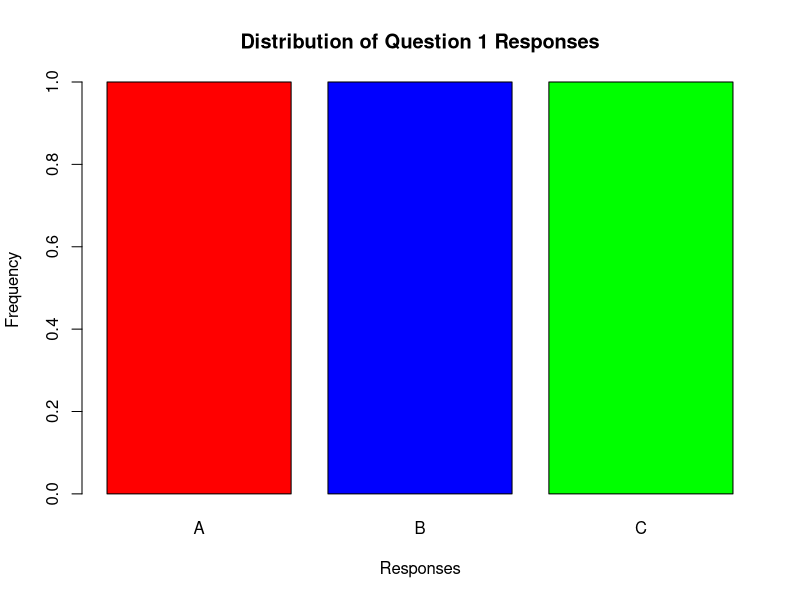
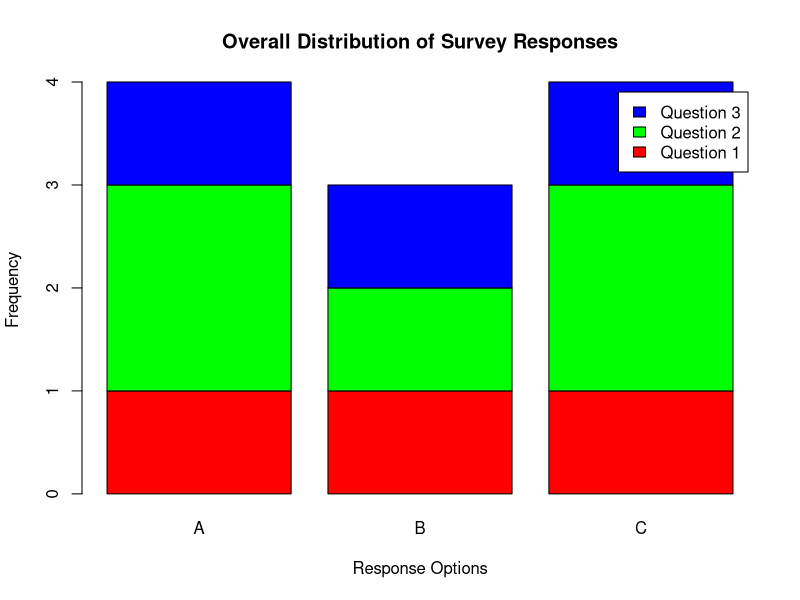

The R source for these figures, in order:
# Survey Responses Dataset

Survey_ID <- c(1,2,3)

Question1 <- c("A","B","C")

Question2 <- c("B","A","A")

Question3 <- c("C","D","B")

survey <- data.frame(
  Survey_ID,
  Question1,
  Question2,
  Question3
)
print(survey)
q1 <- table(survey$Question1)

barplot(q1,
        main="Distribution of Question 1 Responses",
        xlab="Responses",
        ylab="Frequency",
        col=c("red","blue","green"),
        border="black")
response_table <- rbind(
  table(survey$Question1),
  table(survey$Question2),
  table(survey$Question3)
)

barplot(response_table,
        beside=FALSE,
        col=rainbow(nrow(response_table)),
        main="Overall Distribution of Survey Responses",
        xlab="Response Options",
        ylab="Frequency",
        legend.text=c("Question 1","Question 2","Question 3"))
View(survey)
